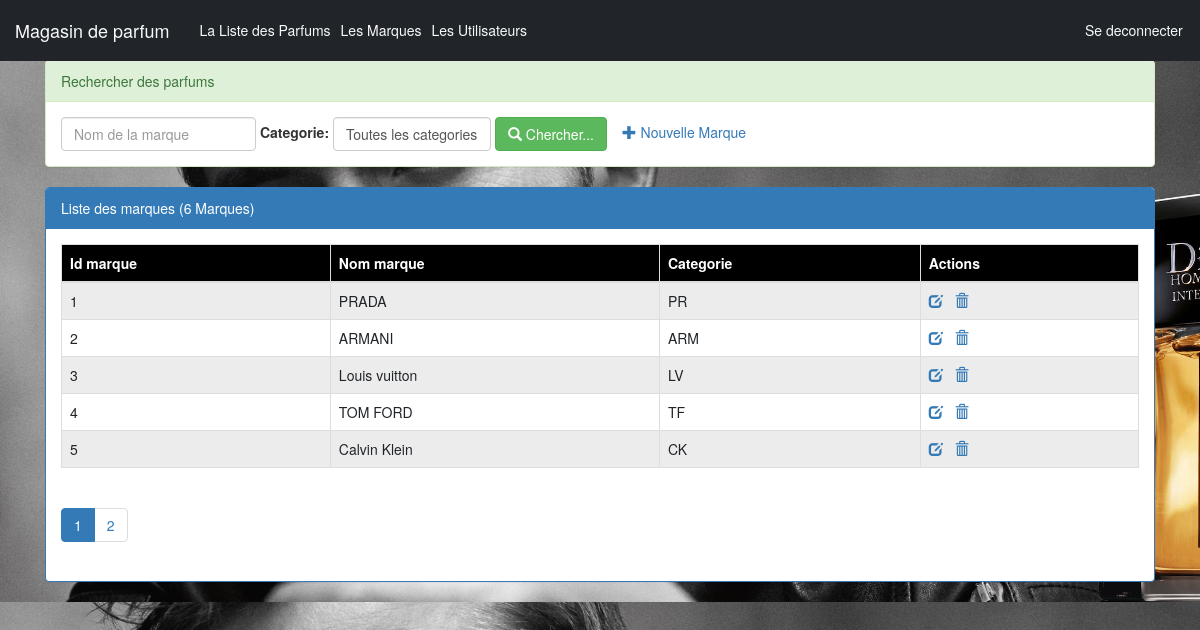
The page /pages/Marque.php (signed in) on the database its author committed.
### tables this page shows
create table Marque(
    idMarque int(4) auto_increment primary key,
    nomMarque varchar(50),
    categorie varchar(50)
);

### pages/Marque.php (the view, shortened to what this page needs)
<?php
    require_once("connexiondb.php");
    $nomf=isset($_GET['nomF'])?$_GET['nomF']:"";
    $categorie=isset($_GET['categorie'])?$_GET['categorie']:"all";
    $size=isset($_GET['size'])?$_GET['size']:5;
    $page=isset($_GET['page'])?$_GET['page']:1;
    $offset=($page-1)*$size;
    if($categorie=="all"){
        $requete="select * from Marque
                where nomMarque like '%$nomf%'
                limit $size
                offset $offset";
        $requeteCount="select count(*) countF from Marque
                where nomMarque like '%$nomf%'";
    }
    $resultatF=$pdo->query($requete);
    $resultatCount=$pdo->query($requeteCount);
    $tabCount=$resultatCount->fetch();
    $nbrMarque=$tabCount['countF'];
    $reste=$nbrMarque % $size;
    if($reste===0)
        $nbrPage=$nbrMarque/$size;
    else
        $nbrPage=floor($nbrMarque/$size)+1;
?>
<!DOCTYPE HTML>
<html>
<head>
    <link rel="stylesheet" type="text/css" href="../css/bootstrap.min.css">
    <link rel="stylesheet" type="text/css" href="../css/monstyle.css">
    <link rel="stylesheet" href="https://maxcdn.bootstrapcdn.com/bootstrap/3.4.1/css/bootstrap.min.css">
</head>
<body>
    <?php include("menu.php"); ?>
    <div class="container">
        <div class="panel panel-success margetop">
            <div class="panel-heading">Rechercher des parfums</div>
            <div class="panel-body">
                <form method="get" action="Marque.php" class="form-inline">
                    <div class="form-group">
                        <input type="text" name="nomF"
                               placeholder="Nom de la marque"
                               class="form-control"
                               value="<?php echo $nomf ?>"/>
                    </div>
                    <label for="categorie">Categorie:</label>
                    <select name="categorie" class="form-control" id="categorie"
                            onchange="this.form.submit()">
                        <option value="all" <?php if($categorie==="all") echo "selected" ?>>Toutes les categories</option>
                    </select>
                    <button type="submit" class="btn btn-success">
                        <span class="glyphicon glyphicon-search"></span>
                        Chercher...
                    </button>
                    <?php if ($_SESSION['user']['role']=='ADMIN') {?>
                        <a href="nouvelleMarque.php">
                            <span class="glyphicon glyphicon-plus"></span>
                            Nouvelle Marque
                        </a>
                    <?php } ?>
                </form>
            </div>
        </div>
        <div class="panel panel-primary">
            <div class="panel-heading">Liste des marques (<?php echo $nbrMarque ?> Marques)</div>
            <div class="panel-body">
                <table class="table table-striped table-bordered">
                    <thead>
                        <tr>
                            <th>Id marque</th><th>Nom marque</th><th>Categorie</th>
                            <?php if ($_SESSION['user']['role']== 'ADMIN') {?>
                                <th>Actions</th>
                            <?php }?>
                        </tr>
                    </thead>
                    <tbody>
                        <?php while($Marque=$resultatF->fetch()){ ?>
                            <tr>
                                <td><?php echo $Marque['idMarque'] ?> </td>
                                <td><?php echo $Marque['nomMarque'] ?> </td>
                                <td><?php echo $Marque['categorie'] ?> </td>
                                <?php if ($_SESSION['user']['role']== 'ADMIN') {?>
                                    <td>
                                        <a href="editerMarque.php?idF=<?php echo $Marque['idMarque'] ?>">
                                            <span class="glyphicon glyphicon-edit"></span>
                                        </a>
                                        <a onclick="return confirm('Etes vous sur de vouloir supprimer cette marque')"
                                            href="supprimerMarque.php?idF=<?php echo $Marque['idMarque'] ?>">
                                                <span class="glyphicon glyphicon-trash"></span>
                                        </a>
                                    </td>
                                <?php }?>
                            </tr>
                        <?PHP } ?>
                   </tbody>
                </table>
                <div>
                    <ul class="pagination">
                        <?php for($i=1;$i<=$nbrPage;$i++){ ?>
                            <li class="<?php if($i==$page) echo 'active' ?>">
                                <a href="Marque.php?page=<?php echo $i;?>&nomF=<?php echo $nomf ?>&categorie=<?php echo $categorie ?>">
                                    <?php echo $i; ?>
                                </a>
                            </li>
                        <?php } ?>
                    </ul>
                </div>
            </div>
        </div>
    </div>
</body>
</html>

### pages/menu.php (shortened to what this page needs)
<nav class="navbar navbar-expand-lg navbar-light navbar-fixed-top bg-dark mb-3">
    <div class="container-fluid">
        <div class="collapse navbar-collapse" id="navbarNav">
    <ul class="navbar-nav">
         <a href="../index.php" class="navbar-brand text-light"> Magasin de parfum </a>
        <li class="nav-item"><a class="nav-link text-light " href="ListeParfum.php">La Liste des Parfums </a></li>
        <li class="nav-item"><a class="nav-link text-light" href="Marque.php"> Les Marques </a></li>
        <li class="nav-item"><a class="nav-link text-light" href="utilisateurs.php"> Les Utilisateurs</a></li>
    </ul>
    <ul class="navbar-nav navbar-right">
    <li class="nav navbar-nav navbar-right">
        <a class="nav-link text-light " href="seDeconnecter.php" >Se deconnecter &nbsp;&nbsp;&nbsp;&nbsp;&nbsp;&nbsp;</a>
    </li>
    </ul>
    </div>
    </div>
</nav>

### css/monstyle.css (style rules this page uses)
.margetop { margin-top: 60px; }

### pages/Marque.php (style rules this page uses)
body { background-image: url('../images/dior2.avif'); background-size: cover; background-position: center; }
table thead { background-color: #000; color: #fff; }

### rows shown on the page
marque: idMarque "1", nomMarque "PRADA", categorie "PR"
marque: idMarque "2", nomMarque "ARMANI", categorie "ARM"
marque: idMarque "3", nomMarque "Louis vuitton", categorie "LV"
marque: idMarque "4", nomMarque "TOM FORD", categorie "TF"
marque: idMarque "5", nomMarque "Calvin Klein", categorie "CK"

### other values the page prints
$nbrMarque "6"
